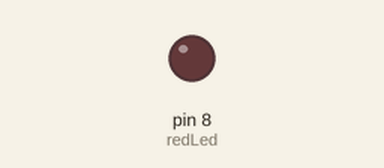
Simulated run of this sketch. Board: Arduino Uno, built with avr-gcc and run on an emulated ATmega328P. Shown: output pins drawn as LEDs (lit = HIGH).

Above: at 0.65 s.
At 6.4 s:
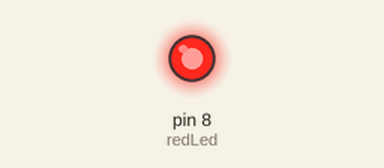
Timing chart, 0 to 7.0 s (numbered marks = the images above):
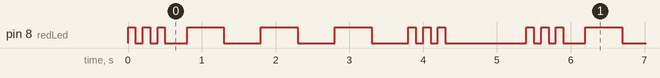

The sketch:

sos_1.ino
```cpp
int redLed = 8;
int s_delay = 100; //short delay
int l_delay = 500; //long delay
int wait = 1000;

void setup() {
  // put your setup code here, to run once:
pinMode(redLed, OUTPUT);
}

void loop() {
  // put your main code here, to run repeatedly:
  //S
digitalWrite(redLed,HIGH);
delay(s_delay);
digitalWrite(redLed,LOW);
delay(s_delay);

digitalWrite(redLed,HIGH);
delay(s_delay);
digitalWrite(redLed,LOW);
delay(s_delay);

digitalWrite(redLed,HIGH);
delay(s_delay);
digitalWrite(redLed,LOW);
delay(300);


//O
digitalWrite(redLed,HIGH);
delay(l_delay);
digitalWrite(redLed,LOW);
delay(l_delay);

digitalWrite(redLed,HIGH);
delay(l_delay);
digitalWrite(redLed,LOW);
delay(l_delay);

digitalWrite(redLed,HIGH);
delay(l_delay);
digitalWrite(redLed,LOW);
delay(l_delay);

  //S
digitalWrite(redLed,HIGH);
delay(s_delay);
digitalWrite(redLed,LOW);
delay(s_delay);

digitalWrite(redLed,HIGH);
delay(s_delay);
digitalWrite(redLed,LOW);
delay(s_delay);

digitalWrite(redLed,HIGH);
delay(s_delay);
digitalWrite(redLed,LOW);
delay(s_delay);

delay(1000);
}
```

Measured:
- by itself, pin 8 (redLed): repeats every 5.4 s: 2 × (LOW 0.10 s, HIGH 0.10 s), LOW 0.30 s, 3 × (HIGH 0.50 s, LOW 0.50 s), 2 × (HIGH 0.10 s, LOW 0.10 s), HIGH 0.10 s, LOW 1.1 s, HIGH 0.10 s
- by itself, everything shown: repeats every 5.4 s, in 18 steps
